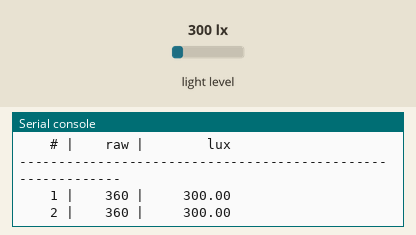
Recording of a program running on a simulated MicroPython board. Shown: the last lines printed to the serial console. The test bench sets the inputs (shaded band); at power-on: light level 300 lx. At 15.2 s the program stops and its outputs stay as they are.

Above: at 1.2 s.
1.3 s: light level set to 40 lx
At 3.0 s:
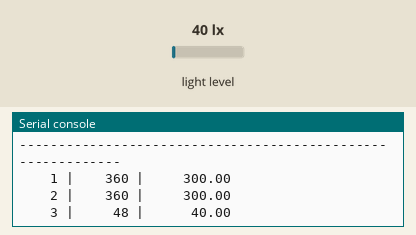
4.6 s: light level set to 1000 lx
At 5.5 s:
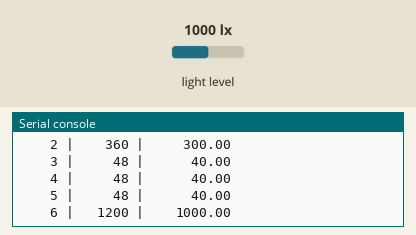
7.7 s: light level set to 500 lx
At 9.9 s:
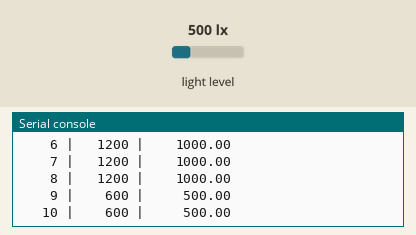
11.7 s: light level set to 1500 lx
At 15.8 s:
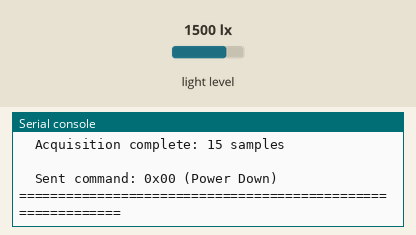

Measured:
- after the input at 1.3 s, the serial console: prints a new line after 0.90 s (image 1)
- after the input at 4.6 s, the serial console: prints a new line after 0.60 s (image 2)
- after the input at 7.7 s, the serial console: prints a new line after 0.50 s (image 3)
- after the input at 11.7 s, the serial console: prints a new line after 0.51 s (image 4)

The program:

task1_4_bh1750.py
```python
"""
============================================================================
  Task 1.4 - BH1750 Illuminance Sensor Read Program

  Hardware: M5Stamp C3U (MicroPython) + BH1750 GY-302 module
  Wiring:   SDA  -> GPIO5 (G5)
            SCL  -> GPIO6 (G6)
            3V0  -> 3V3 (bypass the onboard LDO; chip Vcc directly)
            GND  -> GND
            ADDR -> GND (fix the I2C address at 0x23)
            VIN  -> not connected (we power via 3V0 instead)
  Address:  0x23 (when ADDR is tied to GND)
            0x5C (when ADDR is tied to VCC)

  Datasheet reference: ROHM BH1750FVI Datasheet
  https://www.rohm.com/datasheet/BH1750FVI/bh1750fvi-e

  Program flow:
    1. Initialize I2C
    2. Send Power On command (0x01)                         -- DS p.5
    3. Send continuous high-resolution mode command (0x10,
       1 lx precision)                                       -- DS p.10
    4. Wait 180 ms for first measurement
       (datasheet specifies max 180ms)
    5. Loop 15 times, once per second:
         a. Read 2 bytes (big-endian!)
         b. Apply conversion formula: lux = raw / 1.2        -- DS p.11
         c. Print result
    6. Send Power Down command (0x00) to put sensor in idle

  BH1750 uses 1-byte commands (no register addressing) and a
  fixed conversion factor of 1.2, which is the ADC's intrinsic
  scaling factor specified in the datasheet.
============================================================================
"""

from machine import I2C, Pin
import time

# ============================================================================
#  Configuration
# ============================================================================
SDA_PIN  = 5
SCL_PIN  = 6
I2C_FREQ = 100_000

BH1750_ADDR = 0x23

SAMPLE_COUNT    = 15      # Task requirement: 15 samples
SAMPLE_INTERVAL = 1.0     # 1 sample per second

# ============================================================================
#  BH1750 commands (datasheet p.5 "Instruction Set Architecture")
#  BH1750 uses direct 1-byte commands, not register addressing
# ============================================================================
CMD_POWER_DOWN          = 0x00   # Power down (low-power idle)
CMD_POWER_ON            = 0x01   # Power on (waiting for measurement command)
CMD_RESET               = 0x07   # Soft reset (only valid after Power On)

# Continuous measurement modes (configure once, sensor keeps measuring)
CMD_CONT_H_RES          = 0x10   # Continuous high-res 1 lx, 120ms typ / 180ms max
CMD_CONT_H_RES2         = 0x11   # Continuous high-res-2 0.5 lx
CMD_CONT_L_RES          = 0x13   # Continuous low-res 4 lx, 16ms typ / 24ms max

# One-time measurement modes (auto-power-down after measurement)
CMD_ONESHOT_H_RES       = 0x20   # One-shot high-res
CMD_ONESHOT_H_RES2      = 0x21   # One-shot high-res-2
CMD_ONESHOT_L_RES       = 0x23   # One-shot low-res

# We use: continuous high-resolution (1 lx precision, suitable for the task)
MEASUREMENT_MODE = CMD_CONT_H_RES

# Datasheet specifies: high-res mode typ 120ms / max 180ms
# Use the max value for safety
MEASUREMENT_TIME_MS = 180

# ============================================================================
#  Low-level I2C helpers
# ============================================================================
def send_command(i2c, cmd):
    """Send a 1-byte command"""
    i2c.writeto(BH1750_ADDR, bytes([cmd]))

def read_raw(i2c):
    """Read 2 bytes of raw measurement data (big-endian: MSB first)"""
    data = i2c.readfrom(BH1750_ADDR, 2)
    return (data[0] << 8) | data[1]

# ============================================================================
#  Lux conversion (datasheet p.11)
#
#  For H-Resolution Mode (1 lx mode):
#      lux = raw / 1.2
#
#  The constant 1.2 is the intrinsic scaling factor of BH1750's internal ADC,
#  as specified in the datasheet.
# ============================================================================
def calculate_lux(raw):
    """Convert raw value to lux"""
    return raw / 1.2

# ============================================================================
#  Main program
# ============================================================================
def main():
    print("=" * 60)
    print("  Task 1.4 - BH1750 Illuminance Acquisition")
    print("=" * 60)

    # Step 1: I2C initialization
    i2c = I2C(0, scl=Pin(SCL_PIN), sda=Pin(SDA_PIN), freq=I2C_FREQ)
    print(f"  I2C: SDA=GPIO{SDA_PIN}, SCL=GPIO{SCL_PIN}, "
          f"freq={I2C_FREQ // 1000}kHz")
    print(f"  Address: 0x{BH1750_ADDR:02X}")

    # Step 2: Power On
    send_command(i2c, CMD_POWER_ON)
    time.sleep_ms(10)
    print(f"  Sent command: 0x{CMD_POWER_ON:02X} (Power On)")

    # Step 3: Start continuous measurement mode
    send_command(i2c, MEASUREMENT_MODE)
    print(f"  Sent command: 0x{MEASUREMENT_MODE:02X} "
          f"(continuous high-res mode, 1 lx precision)")

    # Step 4: Wait for first measurement to complete
    print(f"  Waiting for first measurement ({MEASUREMENT_TIME_MS}ms) ...")
    time.sleep_ms(MEASUREMENT_TIME_MS)

    # Step 5: Acquisition loop
    print()
    print("-" * 60)
    print(f"  {'#':>3} | {'raw':>6} | {'lux':>10}")
    print("-" * 60)

    try:
        for i in range(1, SAMPLE_COUNT + 1):
            raw = read_raw(i2c)
            lux = calculate_lux(raw)
            print(f"  {i:>3} | {raw:>6} | {lux:>10.2f}")
            time.sleep(SAMPLE_INTERVAL)

        print("-" * 60)
        print(f"  Acquisition complete: {SAMPLE_COUNT} samples")

    finally:
        # Step 6: Power Down
        send_command(i2c, CMD_POWER_DOWN)
        print()
        print(f"  Sent command: 0x{CMD_POWER_DOWN:02X} (Power Down)")

    print("=" * 60)


main()
```
